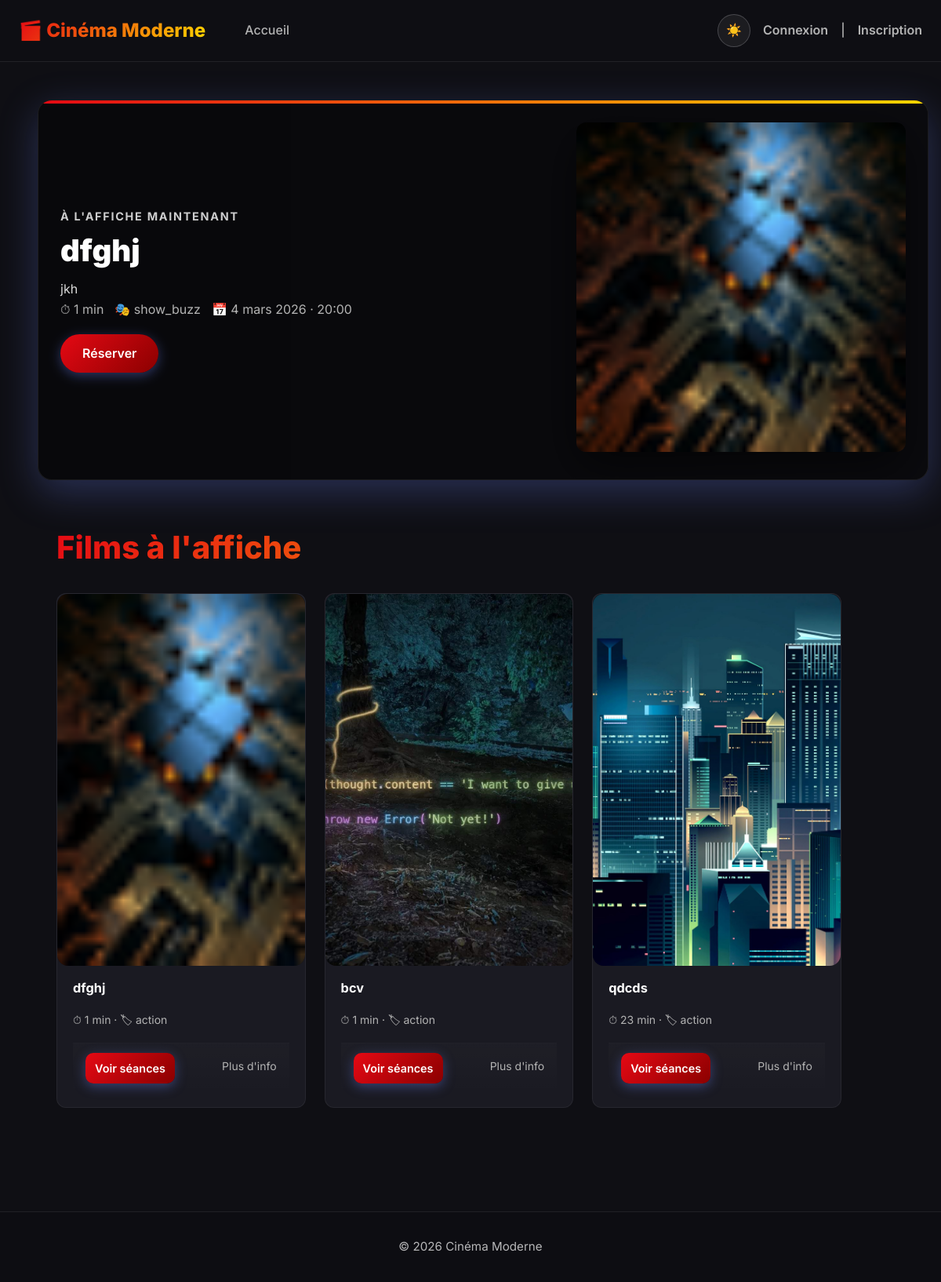
The page / on the database its author committed.
### cinema/models.py (models this page shows, shortened)
class Seance(models.Model):
    film = models.ForeignKey(Film, on_delete=models.CASCADE)
    salle = models.ForeignKey(Salle, on_delete=models.CASCADE)
    date = models.DateField()
    heure = models.TimeField()
    prix = models.DecimalField(max_digits=6, decimal_places=2)
    class Meta:
        ordering = ['date', 'heure']

class Film(models.Model):
    titre = models.CharField(max_length=200)
    description = models.TextField(blank=True)
    duree = models.PositiveIntegerField(help_text='Durée en minutes')
    categorie = models.CharField(max_length=100, blank=True)
    affiche = models.ImageField(upload_to='affiches/', blank=True, null=True)
    date_sortie = models.DateField(null=True, blank=True)

class Salle(models.Model):
    nom = models.CharField(max_length=100)
    nombre_rangees = models.PositiveIntegerField()
    nombre_places_par_rangee = models.PositiveIntegerField()

### cinema/views.py (the view)
# urls.py: path('', views.index, name='index'),
def index(request):
    seances = Seance.objects.select_related('film', 'salle').order_by('date', 'heure')
    featured = seances.first()
    films_affiche = (
        Film.objects.filter(seance__isnull=False)
        .distinct()
        .prefetch_related('seance_set__salle')
    )
    return render(
        request,
        'cinema/index.html',
        {
            'featured': featured,
            'films_affiche': films_affiche,
            'seances': seances[:20],
        },
    )

### cinema/templates/cinema/index.html (shortened to what this page needs)
{% extends 'cinema/base.html' %}
{% block content %}
  {% if featured %}
    <div class="home-grid container">
      <section class="hero-card card">
        <div class="hero-card-inner">
          <div class="hero-card-content">
            <div class="hero-eyebrow">À l'affiche maintenant</div>
            <h1 class="hero-card-title">{{ featured.film.titre }}</h1>
            <p class="hero-card-desc">{{ featured.film.description|default:"Découvrez ce film en séance dans notre cinéma moderne."|truncatechars:280 }}</p>
            <div class="hero-meta">
              <span>⏱ {{ featured.film.duree }} min</span>
              <span>🎭 {{ featured.salle.nom }}</span>
              <span>📅 {{ featured.date }} · {{ featured.heure }}</span>
            </div>
            <div style="margin-top:18px">
              <a href="{% url 'cinema:seance_detail' featured.id %}" class="btn">Réserver</a>
            </div>
          </div>
          <div class="hero-card-visual">
            {% if featured.film.affiche %}
              <img src="{{ featured.film.affiche.url }}" alt="Affiche {{ featured.film.titre }}" class="hero-poster large">
            {% else %}
              <div class="hero-poster hero-poster-fallback large">🎬</div>
            {% endif %}
          </div>
        </div>
      </section>
  {% endif %}
  <section class="films-section container">
    <h2 class="page-title">Films à l'affiche</h2>
    <div class="films-grid" id="films-grid">
      {% for film in films_affiche %}
        {% with premiere=film.seance_set.all.0 %}
          <article class="film-card">
              {% if film.affiche %}
                <img src="{{ film.affiche.url }}" alt="Affiche {{ film.titre }}" class="film-poster">
              {% else %}
                <div class="film-poster film-poster-fallback">🎬</div>
              {% endif %}
              <div class="film-card-body">
                <h3 title="{{ film.titre }}">{{ film.titre }}</h3>
                <p class="film-meta">⏱ {{ film.duree }} min · 🏷 {{ film.categorie|default:"Non classé" }}</p>
                <div class="film-card-footer">
                  {% if premiere %}
                    <a href="{% url 'cinema:seance_detail' premiere.id %}" class="btn">Voir séances</a>
                  {% else %}
                    <span class="film-meta">Aucune séance</span>
                  {% endif %}
                  <small class="film-meta">Plus d'info</small>
                </div>
              </div>
            </article>
        {% endwith %}
      {% empty %}
        <div class="card">
          <p style="text-align: center; color: var(--text-secondary);">Aucun film à l'affiche pour le moment.</p>
        </div>
      {% endfor %}
    </div>
  </section>
  </div>
{% endblock %}

### rows shown on the page
Seance: film.titre "dfghj", film.description "jkh", film.duree "1", salle.nom "show_buzz", date "4 mars 2026", heure "20:00", film.affiche (picture)
Film: affiche (picture), titre "dfghj", duree "1", categorie "action"
Film: affiche (picture), titre "bcv", duree "1", categorie "action"
Film: affiche (picture), titre "qdcds", duree "23", categorie "action"
